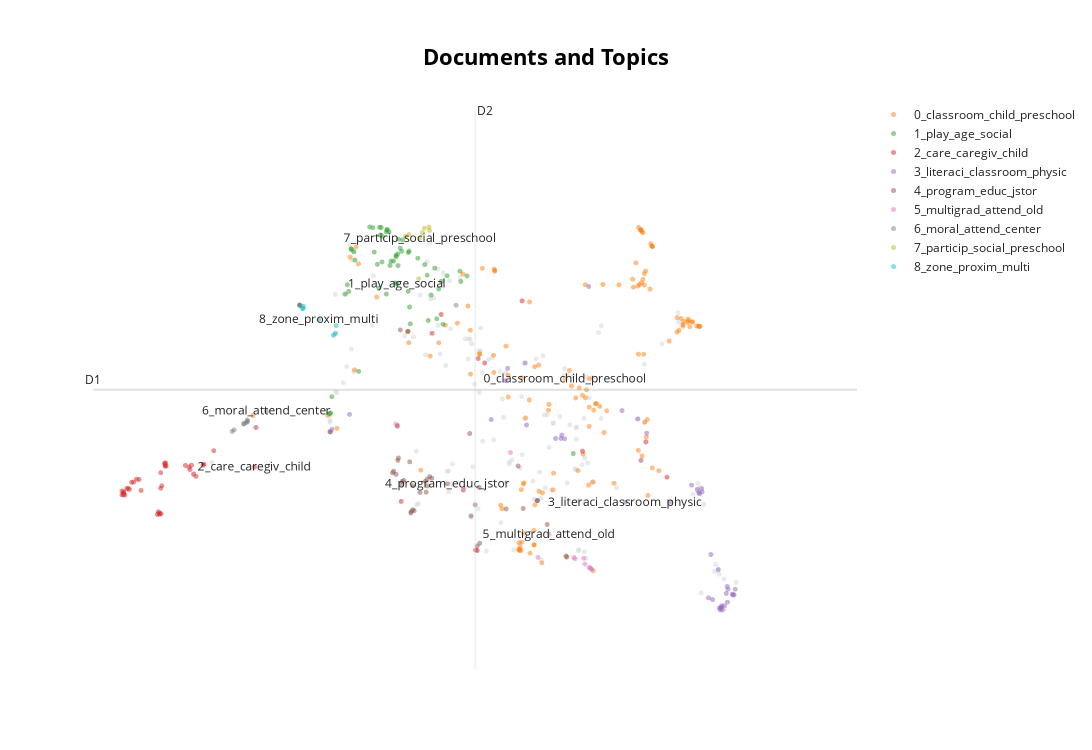

Write notebook code for a chart like this one.
### Markdown cell above
# 7. Visualize documents

We can visualize the documents (=texts) inside the topics to see if they were assigned correctly or whether they make sense. To do so, we can use the topic_model.visualize_documents() function. This function recalculates the document embeddings and reduces them to 2-dimensional space for easier visualization purposes.

### Code cell
df = df.reset_index(drop=True)  # Reset index to avoid KeyError
topic_model.visualize_documents(df['text'].tolist())  # Convert Series to list
